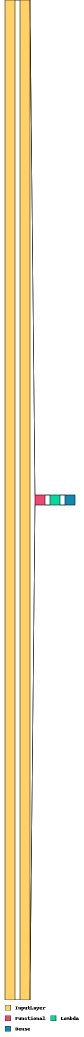
#> input picture Model2.png, 168 x 2073 px (shown at 1/2 size)
$ python -i preprocess.py   (imports and definitions only)
#> lines starting #> are read from the running program, lines starting #| are printed output that depends on the picture; after the words box and inside, x2 and y2 are one past the last pixel; in counts of white or black regions, pixels touching at a corner belong together
#> further down, picture is the input picture: shape (2073, 168, 3); mean B, G, R 212.2, 235.9, 245.8
"""
    author: spdkh
"""
import numpy as np
import matplotlib.pyplot as plt
import cv2


def preprocess(img, methods=[]):
    """

    :param img:
    :param methods:
    :return:

    todo: think later
    """
    img = np.asarray(img * 255, dtype='uint8')
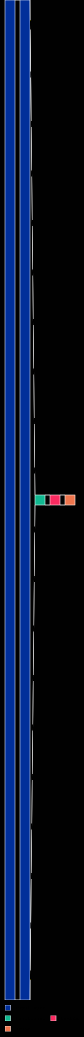
#> img: shape (2073, 168, 3) (shown at 1/2 size); mean of channels 0, 1, 2 43.1, 19.5, 9.5; drawn as B, G, R
    org_img = img_quantize(img, 8)

    # [12 lines of commented-out code are left out]
    org_img = simplify_image_with_hough(org_img)

    return np.asarray(org_img / 255).astype(np.float32)


def img_quantize(img, n_colors=8):
    """
        Quantize image colors
    """
#> called with n_colors = 8
    new_img = img.reshape((-1, 3))

    # convert to np.float32
    new_img = np.float32(new_img)
    criteria = (cv2.TERM_CRITERIA_EPS + cv2.TERM_CRITERIA_MAX_ITER, 10, 1.0)
    _, label, center = cv2.kmeans(new_img, n_colors, None, criteria, 10,
                                    cv2.KMEANS_RANDOM_CENTERS)
#> center = [[147.3, 137.9, 125.3], [223.6, 222.4, 229.9], [204.1, 153.8, 130.8], [154, 47, 1], [1, 1, 1], [86.79, 80.43, 244.5], [91.53, 91.54, 91.57], [45.06, 45.06, 45.06]]

    # Convert back into uint8, and make original image
    center = np.uint8(center)
#> center = [[147, 137, 125], [223, 222, 229], [204, 153, 130], [154, 47, 1], [1, 1, 1], [86, 80, 244], [91, 91, 91], [45, 45, 45]]
    res = center[label.flatten()]
    return res.reshape((img.shape))


def simplify_image_with_hough(image):
    """
        chatGPT generated not very useful
    :param image:
    :return:
    """
    # Convert the image to grayscale
    gray = cv2.cvtColor(image, cv2.COLOR_BGR2GRAY)
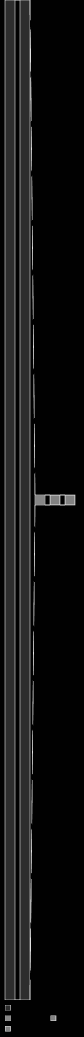
#> gray: shape (2073, 168) (shown at 1/2 size); min 1, max 224, mean 19.1

    # Apply Gaussian blur to reduce noise and improve line detection
    blurred = cv2.GaussianBlur(gray, (5, 5), 0)

    # Perform edge detection using Canny
    canny_img = cv2.Canny(blurred, 254, 255, apertureSize=5)
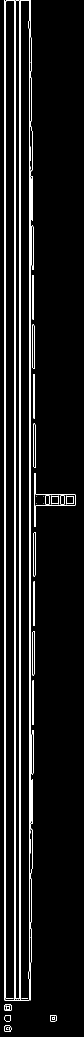
#> canny_img: shape (2073, 168) (shown at 1/2 size); 5.5% white in thin lines or dots, all inside (x1, y1, x2, y2) = (8, 0, 152, 2064)

    kernelSize = 5
    kernel = np.ones((kernelSize, kernelSize), np.uint8)

    iterations = 1
    dilate_imgs = 255 - cv2.dilate(canny_img, kernel, iterations=iterations)
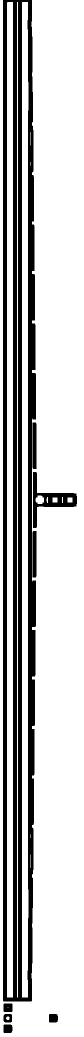
#> dilate_imgs: shape (2073, 168) (shown at 1/2 size); 78.2% white; 8 black regions, largest, box (x1, y1, x2, y2) and area: (6, 0, 72, 2003) 70781, (66, 944, 154, 1056) 2612, (65, 845, 73, 938) 740


    # [11 lines of commented-out code are left out]
    lines = cv2.HoughLinesP(dilate_imgs, rho=1, theta=np.pi / 180,
                            threshold=50, minLineLength=100, maxLineGap=5)
#> lines = 300 rows, first 6: [74, 2072, 92, 1014], [102, 985, 102, 0], [119, 985, 136, 0], [154, 2072, 154, 0], [99, 1014, 118, 2072], [63, 2072, 99, 0]

    # Create a blank canvas to draw the lines on
    line_image = np.zeros_like(image)

    # Draw the detected lines on the blank canvas
    for line in lines:
        x1, y1, x2, y2 = line[0]
        # You can adjust the color and line thickness
        cv2.line(line_image, (x1, y1), (x2, y2), (0, 255, 0), 2)
#> this loop made 300 passes
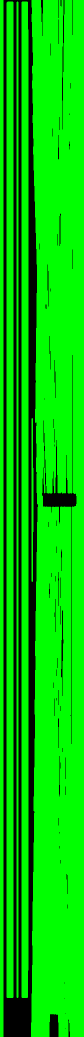
#> line_image: shape (2073, 168, 3) (shown at 1/2 size); mean of channels 0, 1, 2 0, 203.2, 0; drawn as B, G, R

    # Combine the original image with the detected lines
    return cv2.addWeighted(image, 0, line_image, 1, 1)


def preprocess_real(real_img, blurr=5):
    """
    preprocess real images
    :param real_img:
    :param blurr:
    :return:
    """
    # print(np.shape(real_img))
    real_img *= 255
    final_img = np.ones_like(real_img)
    for i in range(3):
        img = np.asarray(real_img[:, :, i], dtype=np.uint8)

        # img = cv2.cvtColor(real_img, cv2.COLOR_BGR2GRAY)
        # img = cv2.threshold(img, 180, 225, cv2.THRESH_BINARY)
        img = cv2.GaussianBlur(img, (blurr, blurr), 0)
        _, img = cv2.threshold(img, 0, 255, cv2.THRESH_BINARY + cv2.THRESH_OTSU)
        plt.imshow(img, cmap='gray')
        # plt.show()
        final_img[:, :, i] = np.asarray(img, dtype=np.float32)
    return final_img / 255

>>> import cv2
>>> picture = cv2.imread('../../Model2.png')
>>> result = preprocess(picture)
